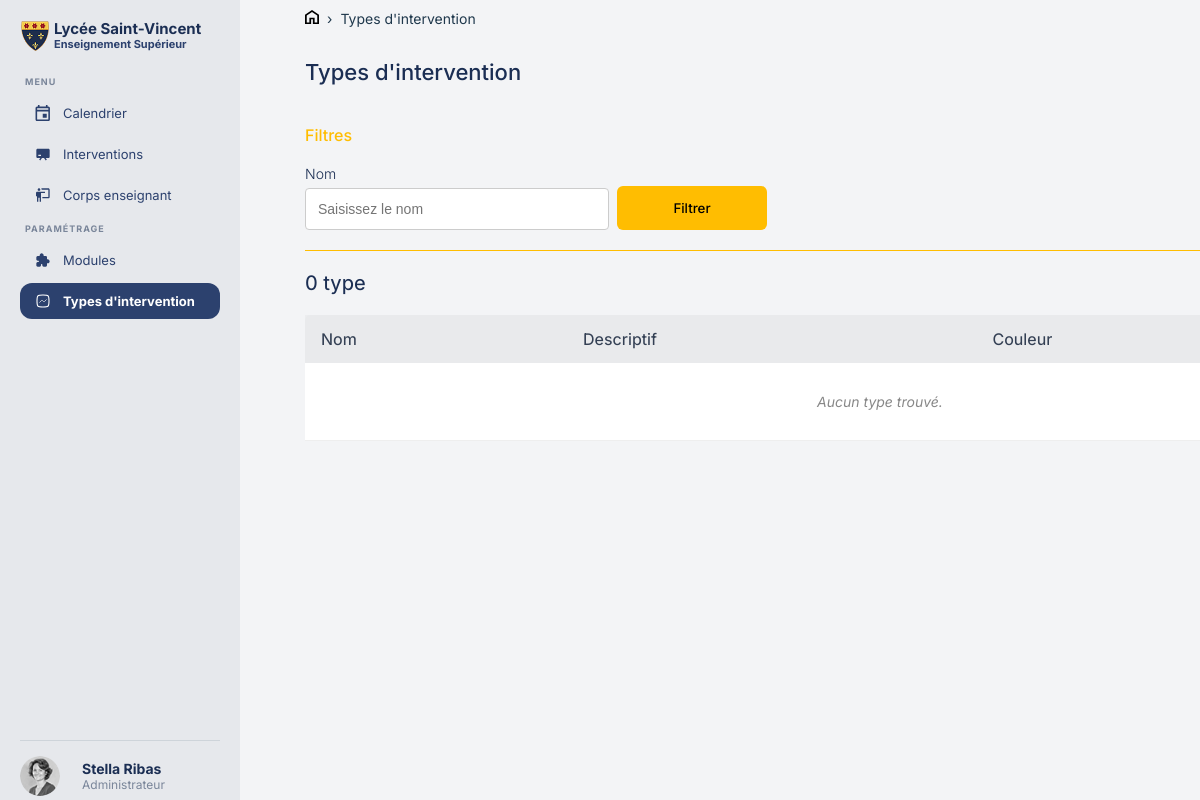
The page /type_intervention.php on the database as committed earlier.
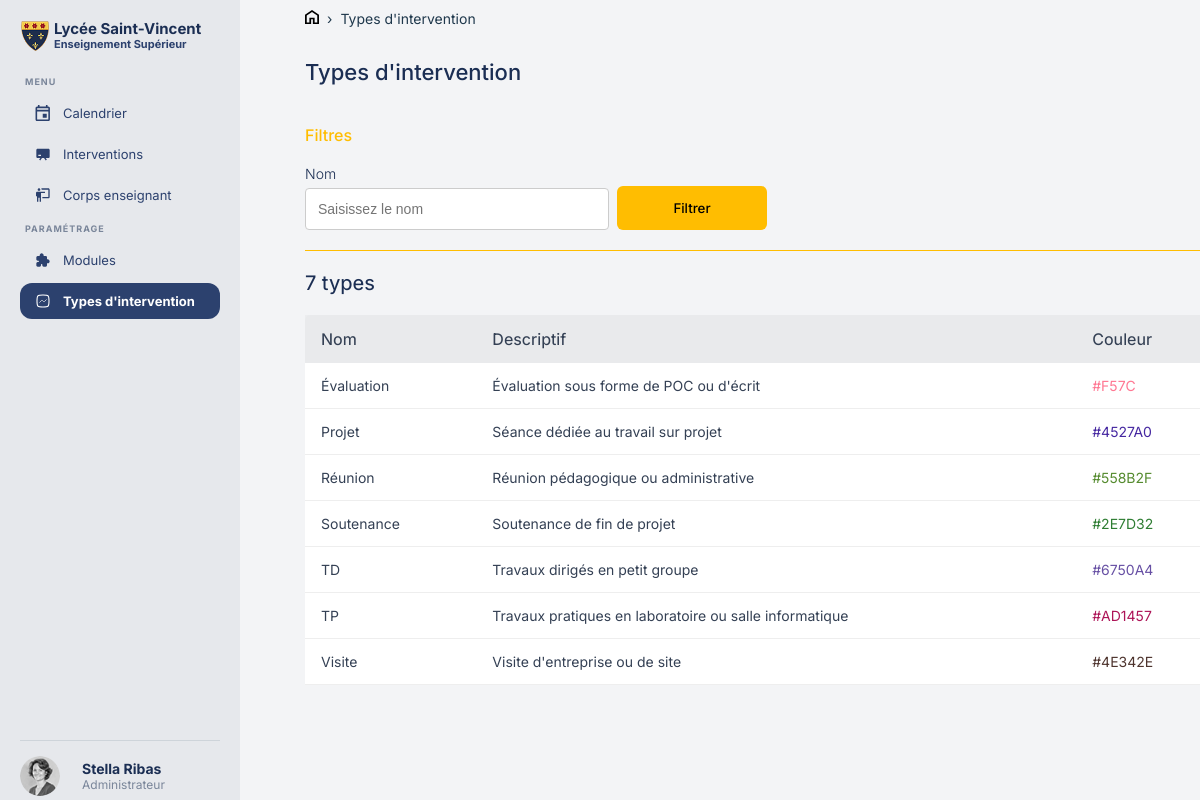
The same page on the database as committed later.
### tables this page shows
CREATE TABLE IF NOT EXISTS `intervention_type` (
  `id` int NOT NULL AUTO_INCREMENT,
  `name` varchar(255) NOT NULL,
  `description` text NOT NULL,
  `color` varchar(20) NOT NULL,
  PRIMARY KEY (`id`)
);

### database/requetetypeintervention.php (called while the page is built, shortened)
<?php
$filtre_nom = isset($_POST['nom']) ? trim($_POST['nom']) : '';
if ($filtre_nom !== '') {
    $stmt = $pdo->prepare("SELECT * FROM intervention_type WHERE name LIKE ? ORDER BY name ASC");
    $stmt->execute(['%' . $filtre_nom . '%']);
} else {
    $stmt = $pdo->query("SELECT * FROM intervention_type ORDER BY name ASC");
}
$types    = $stmt->fetchAll(PDO::FETCH_ASSOC);
$nb_types = count($types);

### public/type_intervention.php (the view, shortened to what this page needs)
<?php
require_once '../fonctions/db.php';
require_once '../database/requetetypeintervention.php';
?>
<!DOCTYPE html>
<html lang="fr">
<head>
    <link rel="stylesheet" href="assets/css/header.css">
    <link rel="stylesheet" href="assets/css/typeintervention.css">
</head>
<body class="pageintervention">
<div class="page">
    <?php require_once '../inclus/header.php'; ?>
    <main class="contenu">
        <nav class="fil">
            <a href="index.php"><img src="assets/images/Home.svg"></a>
            <span>›</span>
            <a href="type_intervention.php">Types d'intervention</a>
        </nav>
        <div class="entete-page">
            <p class="titre-principal">Types d'intervention</p>
        </div>
        <section class="bloc-filtre">
            <h3 class="titre-filtre">Filtres</h3>
            <form class="formulaire-filtre" method="POST" action="">
                <div class="champ">
                    <label>Nom</label>
                    <input type="text" name="nom" placeholder="Saisissez le nom"
                           value="<?= htmlspecialchars($filtre_nom) ?>">
                </div>
                <button type="submit" class="bouton-filtre">Filtrer</button>
            </form>
        </section>
        <div class="hrcouleur"></div>
        <h3><?= $nb_types ?> type<?= $nb_types > 1 ? 's' : '' ?></h3>
        <table class="table">
            <thead>
            <tr>
                <th>Nom</th>
                <th>Descriptif</th>
                <th>Couleur</th>
            </tr>
            </thead>
            <tbody>
            <?php if ($nb_types === 0): ?>
                <tr>
                    <td colspan="4" class="aucun-resultat">Aucun type trouvé.</td>
                </tr>
            <?php else: ?>
                <?php foreach ($types as $type): ?>
                    <tr>
                        <td><?= htmlspecialchars($type['name']) ?></td>
                        <td><?= htmlspecialchars($type['description']) ?></td>
                        <td><span style="color: <?= htmlspecialchars($type['color']) ?>"><?= htmlspecialchars($type['color']) ?></span></td>
                    </tr>
                <?php endforeach; ?>
            <?php endif; ?>
            </tbody>
        </table>
    </main>
</div>
</body>
</html>

### inclus/header.php
<?php
$page_actuelle = basename($_SERVER['PHP_SELF']);
?>
<aside class="barre-gauche">
    <div class="header-logo">
        <img src="assets/images/logo.png" alt="Logo établissement" class="logo">
        <div class="text-logo">
            <p class="gros-text">Lycée Saint-Vincent</p>
            <p class="sous-titre">Enseignement Supérieur</p>
        </div>
    </div>
    <nav class="menu-navigation">
        <p class="titre-section">MENU</p>
        <ul>
            <li class="<?= ($page_actuelle == 'calendrier.php') ? 'active' : '' ?>">
                <a href="calendrier.php">
                    <img src="<?= ($page_actuelle == 'calendrier.php') ? 'assets/images/calendrier-blanc.svg' : 'assets/images/calendrier.svg' ?>" class="icon-menu">
                    Calendrier
                </a>
            </li>
            <li class="<?= ($page_actuelle == 'interventions.php') ? 'active' : '' ?>">
                <a href="interventions.php">
                    <img src="<?= ($page_actuelle == 'interventions.php') ? 'assets/images/interventions-blanc.svg' : 'assets/images/interventions.svg' ?>" class="icon-menu">
                    Interventions
                </a>
            </li>
            <li class="<?= ($page_actuelle == 'corps_enseignant.php') ? 'active' : '' ?>">
                <a href="corps_enseignant.php">
                    <img src="<?= ($page_actuelle == 'corps_enseignant.php') ? 'assets/images/corps_enseignant-blanc.svg' : 'assets/images/corps_enseignant.svg' ?>" class="icon-menu">
                    Corps enseignant
                </a>
            </li>
        </ul>
        <p class="titre-section">PARAMÉTRAGE</p>
        <ul>
            <li class="<?= ($page_actuelle == 'modules.php') ? 'active' : '' ?>">
                <a href="modules.php">
                <img src="<?= ($page_actuelle == 'modules.php') ? 'assets/images/module-blanc.svg' : 'assets/images/module.svg' ?>" class="icon-menu">
                Modules
                </a>
            </li>
            <li class="<?= ($page_actuelle == 'type_intervention.php') ? 'active' : '' ?>">
                <a href="type_intervention.php">
                    <img src="<?= ($page_actuelle == 'type_intervention.php') ? 'assets/images/typeintervention-blanc.svg' : 'assets/images/typeintervention.svg' ?>" class="icon-menu">
                    Types d'intervention
                </a>
            </li>
        </ul>
    </nav>
    <div class="profil-utilisateur">
        <img src="assets/images/Stella_Ribas-PDP.png" alt="Avatar" class="avatar">
        <div class="infos-utilisateur">
            <p class="nom">Stella Ribas</p>
            <p class="role">Administrateur</p>
        </div>
    </div>
</aside>

### public/assets/css/header.css (style rules this page uses)
html, body { margin: 0; padding: 0; overflow-x: hidden; box-sizing: border-box; font-family: 'Inter', sans-serif; background-color: #f3f4f6; color: #1b2e53; }
.page { display: flex; min-height: 100vh; }
.barre-gauche { width: 200px; max-width: 200px; overflow-x: hidden; overflow-y: auto; display: flex; flex-direction: column; background: #e6e8ec; padding: 20px; height: 97vh; position: fixed; left: 0; top: 0; }
.header-logo { display: flex; align-items: center; margin-bottom: 15px; }
.logo { width: 30px; height: 30px; object-fit: contain; }
.gros-text { font-size: 15px; font-weight: bold; color: #1b2e53; line-height: 1.2; margin: 0; }
.sous-titre { font-size: 11px; font-weight: bold; color: #2c416e; margin: 0; line-height: 1.2; }
.text-logo { display: block; padding-left: 4px; }
.menu-navigation { flex-grow: 1; }
.titre-section { font-size: 9px; font-weight: bold; color: #7a869a; margin: 10px 0 8px 5px; text-transform: uppercase; letter-spacing: 1px; }
.menu-navigation ul { list-style: none; padding: 0; margin: 0; }
.menu-navigation a { display: flex; align-items: center; text-decoration: none; color: #2c416e; font-size: 13px; padding: 10px 15px; border-radius: 8px; margin-bottom: 5px; transition: all 0.2s ease; }
.icon-menu { height: 16px; width: 16px; min-width: 16px; margin-right: 12px; flex-shrink: 0; z-index: 1000; }
.menu-navigation li.active a { background-color: #2c416e; border-radius: 12px; font-weight: bold; color: white; }
.profil-utilisateur { display: flex; align-items: center; padding-top: 15px; border-top: 1px solid #ced4da; margin-top: auto; gap: 10px; }
.avatar { width: 40px; height: 40px; border-radius: 50%; margin-right: 12px; object-fit: cover; }
.nom { font-size: 14px; font-weight: bold; color: #1b2e53; margin: 0; }
.role { font-size: 12px; color: #7a869a; margin: 0; }

### public/assets/css/typeintervention.css (style rules this page uses)
.contenu { margin-left: 275px; flex: 1; min-height: 100vh; padding: 0 60px 0 30px; }
.fil { display: flex; align-items: center; gap: 8px; font-size: 14px; color: #1F384C; margin-bottom: 10px; margin-top: 10px; }
.fil a { color: #1F384C; text-decoration: none; }
.titre-principal { font-size: 22px; font-weight: 500; margin-bottom: 40px; }
.bloc-filtre { max-width: 500px; }
.titre-filtre { font-size: 16px; font-weight: 500; color: #FFBD01; margin-bottom: 20px; }
.formulaire-filtre { display: flex; flex-direction: row; align-items: center; gap: 8px; }
.champ { display: flex; flex-direction: column; margin-bottom: 20px; }
.champ label { font-size: 14px; margin-bottom: 6px; font-weight: 300; }
.champ input { padding: 12px; border: 1px solid #ccc; border-radius: 4px; font-size: 14px; width: 278px; outline: none; }
.bouton-filtre { width: 150px; height: 44px; background: #FFBD01; color: black; font-weight: 500; border: none; border-radius: 6px; cursor: pointer; font-family: 'Inter', sans-serif; }
.hrcouleur { height: 1px; background-color: #FFBD01; width: 1150px; }
h3 { margin-top: 20px; font-weight: 450; font-size: 20px; }
table { background-color: rgba(232, 233, 236, 0.6); width: 1150px; height: 60px; border-radius: 5px; margin-top: 15px; }
th { color: #344054; font-weight: 450; }
.entete-page { display: flex; justify-content: space-between; align-items: center; margin-bottom: 40px; }
.titre-principal { font-size: 22px; font-weight: 500; margin-bottom: 0; }
table { border-collapse: collapse; }
thead tr { background-color: rgba(232, 233, 236, 0.6); }
tbody tr { background-color: white; border-bottom: 1px solid #eee; transition: background 0.15s; }
td { padding: 14px 16px; font-size: 14px; color: #344054; }
th { padding: 14px 16px; text-align: left; }
.aucun-resultat { text-align: center; color: #888; padding: 30px; font-style: italic; }

Rows that differ between the two databases and show on the page:
added intervention_type: name "Évaluation", description "Évaluation sous forme de POC ou d'écrit", color "#F57C"
added intervention_type: name "Projet", description "Séance dédiée au travail sur projet", color "#4527A0"
added intervention_type: name "Réunion", description "Réunion pédagogique ou administrative", color "#558B2F"
added intervention_type: name "Soutenance", description "Soutenance de fin de projet", color "#2E7D32"
added intervention_type: name "TD", description "Travaux dirigés en petit groupe", color "#6750A4"
added intervention_type: name "TP", description "Travaux pratiques en laboratoire ou salle informatique", color "#AD1457"
added intervention_type: name "Visite", description "Visite d'entreprise ou de site", color "#4E342E"
Other text that changed with them:
$nb_types: "0" → "7"
text no longer shown: "Aucun type trouvé."
text now shown: "s"
